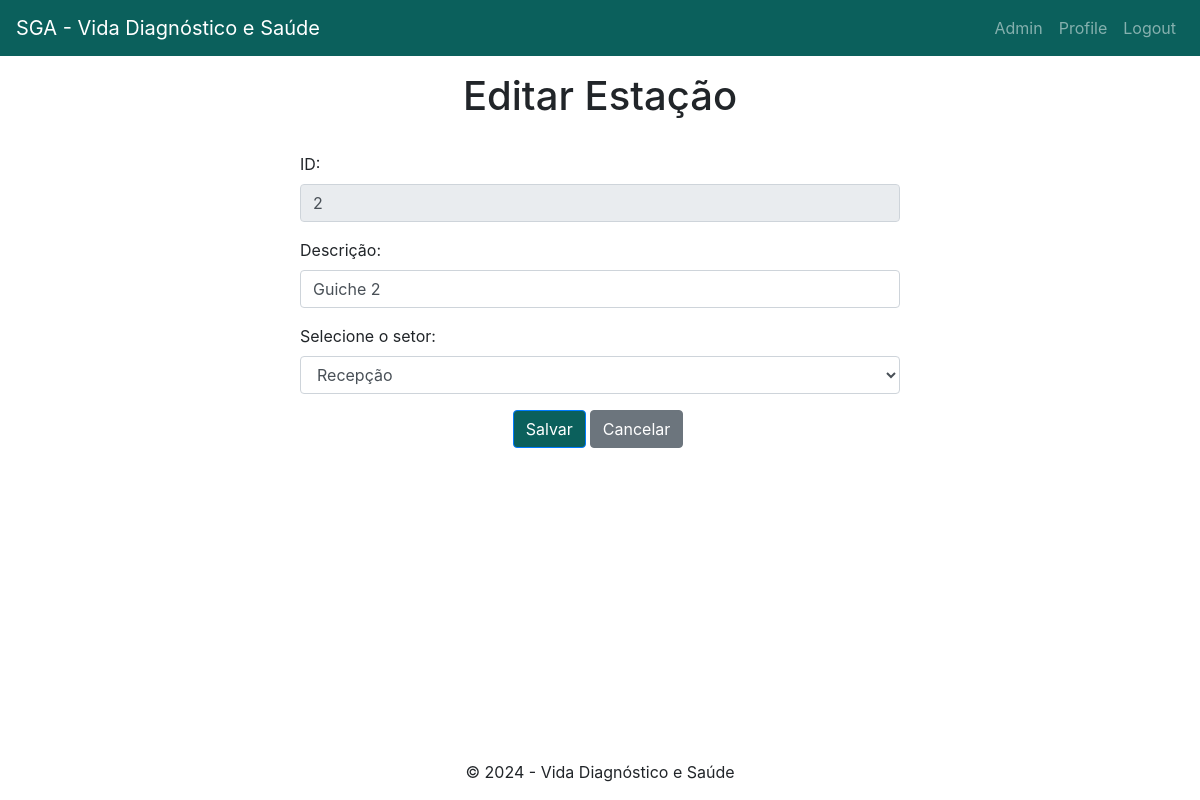
The app's page /estacao/editar/2 (signed in) with its own data.
### models/estacao.py (models this page shows, shortened)
class Estacao(db.Model):
    id = db.Column(db.Integer, primary_key=True, autoincrement=True)
    id_setor = db.Column(db.Integer, nullable=False)
    id_usuario = db.Column(db.Integer)
    descricao = db.Column(db.String(255), nullable=False)

### models/setor.py (models this page shows, shortened)
class Setor(db.Model):
    id = db.Column(db.Integer, primary_key=True, autoincrement=True)
    descricao = db.Column(db.String(255), nullable=False)

### routes/estacoes.py (the view, shortened to what this page needs)
@estacao_bp.route("/estacao/editar/<int:estacao_id>", methods=["GET", "POST"])
@login_required
def editar(estacao_id):
    setores = obter_todos_setores()
    estacao = obter_estacao("id", estacao_id)
    return render_template("estacao/editar.html", estacao = estacao, setores = setores)

### app.py (called while the page is built)
def create_app():
    app = Flask(__name__)
    app.config.from_pyfile("config.py")
    app.register_error_handler(401, erro_unautorized)
    app.register_error_handler(404, erro_page_not_found)
    app.register_error_handler(404, erro_internal_server)
    login_manager = LoginManager()
    login_manager.init_app(app)
    @login_manager.user_loader
    def load_user(usuario_id):
        return db.session.get(Usuario, usuario_id)
    db.init_app(app)
    register_blueprints(app)
    return app

### database.py (called while the page is built)
    def find(self, att, value):
        att_dynamic = getattr(self.model_class, att)
        result = self.model_class.query.filter(att_dynamic == value).first()
        return result

    def get_all(self):
        return self.Session.query(self.model_class).all()

### models/estacao.py (called while the page is built)
def obter_estacao(atributo, valor):
    crud_estacao = CRUD(Estacao)
    estacao = crud_estacao.find(atributo, valor)
    return estacao

### models/perfil.py (called while the page is built)
def obter_todos_perfis():
    crud_perfil = CRUD(Perfil)
    perfis = crud_perfil.get_all()
    return perfis

def obter_perfil_id(id_perfil):
    perfis = obter_todos_perfis()
    for perfil in perfis:
        if perfil.id == id_perfil:
            return perfil.descricao
    return None

### models/setor.py (called while the page is built)
def obter_todos_setores():
    crud_setor = CRUD(Setor)
    setores = crud_setor.get_all()
    return setores

### models/usuario.py (called while the page is built)
    def is_adm(self):
        if self.perfil_str() == "Administrador":
            return True
        return False

    def perfil_str(self):
        from models.perfil import obter_perfil_id
        perfil = obter_perfil_id(self.id_perfil)
        return perfil

### templates/estacao/editar.html
{% extends "base.html" %}
{% block content %}
    <h1>{% block title %}Editar Estação{% endblock %}</h1>
    <br>
    <form method="POST">
        <div class="form-group">
            <label for="id">ID:</label>
            <input type="number" class="form-control" id="estacao_id" name="estacao_id" value="{{ estacao.id }}" readonly>
        </div>
        <div class="form-group">
            <label for="descricao">Descrição:</label>
            <input type="text" class="form-control" id="descricao" name="descricao" value="{{ estacao.descricao }}" required>
        </div>
        <div class="form-group">
            <label for="id_setor">Selecione o setor:</label>
            <select class="form-control" id="id_setor" name="id_setor">
                {% for setor in setores %}
                    <option value="{{ setor.id }}" {% if setor.id == estacao.id_setor %}selected{% endif %}>{{ setor.descricao }}</option>
                {% endfor %}
            </select>
        </div>
        <div class="row">
            <div class="col-12 d-flex justify-content-center">
                <div class="btn-group">
                    <button type="submit" class="btn btn-primary">Salvar</button>
                </div>
                <div class="btn-group">
                    <a href="{{ url_for('estacoes.estacoes') }}" class="btn btn-secondary mx-1">Cancelar</a>
                </div>
            </div>
        </div>
    </form>
{% endblock %}

### static/style.css (style rules this page uses)
h1 { text-align: center; }
.btn-primary, .btn-primary:hover, .btn-primary:active, .btn-primary:visited { background-color: #0B605C !important; }

### records on screen
Estacao: estacao_id "2", descricao "Guiche 2", id_setor "Recepção"
